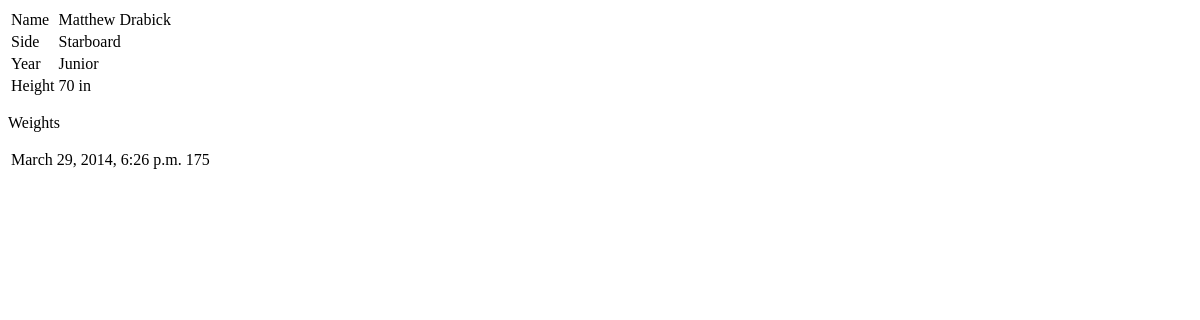
Page /athlete/1/ on the earlier database version.
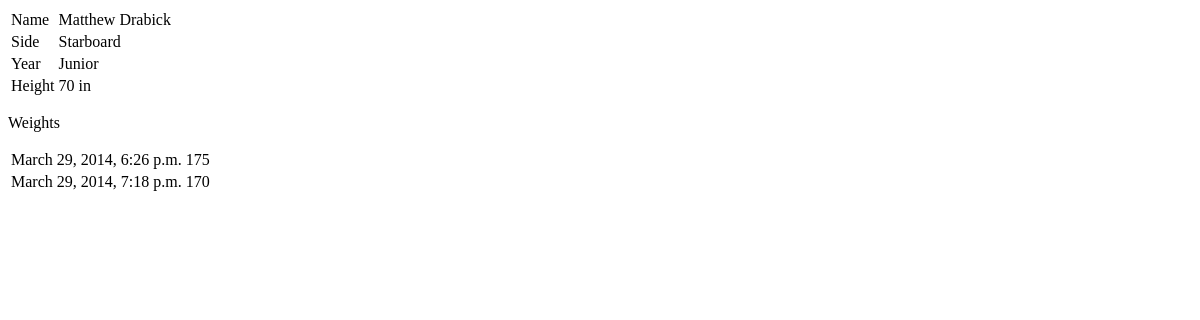
Same page on the later database version.
### row/models.py (models this page shows, shortened)
class Athlete(models.Model):
    name = models.CharField(max_length=50)
    side = models.CharField(max_length=20)
    year = models.CharField(max_length=20)
    height = models.CharField(max_length=20)

class Weight(models.Model):
    datetime = models.DateTimeField(auto_now=True)
    datetime.editable=True
    athlete = models.ForeignKey(Athlete)
    weight = models.IntegerField()

### row/views.py (the view)
# urls.py: url(r'^athlete/(?P<athleteId>\d+)/$', views.athlete_detail, name='athlete_detail'),
def athlete_detail(request, athleteId):
    athlete = get_object_or_404(Athlete, pk=athleteId)
    weights = Weight.objects.filter(athlete=athleteId)
    return render(request, 'row/athlete/details.html', {'athlete':athlete, 'weights':weights})

### row/templates/row/athlete/details.html
{% if athlete %}
  <table>
    <tr><td>Name</td><td>{{ athlete.name }}</td></tr>
    <tr><td>Side</td><td>{{ athlete.side }}</td></tr>
    <tr><td>Year</td><td>{{ athlete.year }}</td></tr>
    <tr><td>Height</td><td>{{ athlete.height }}</td></tr>
  </table>
  {% if weights %}
  	<p>Weights</p>
  	<table>
  		{% for weight in weights %}
  			<tr><td>{{ weight.datetime }}</td><td>{{ weight.weight }}</td></tr>
  		{% endfor %}
  	</table
  {% endif %}
{% endif %}

Differences in the rows shown:
added Weight: datetime "March 29, 2014, 7:18 p.m.", weight "170"
